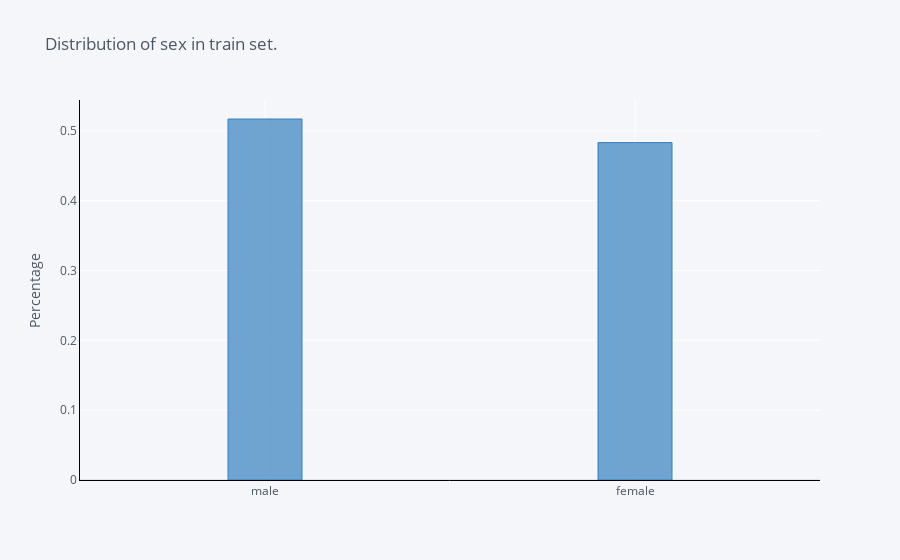
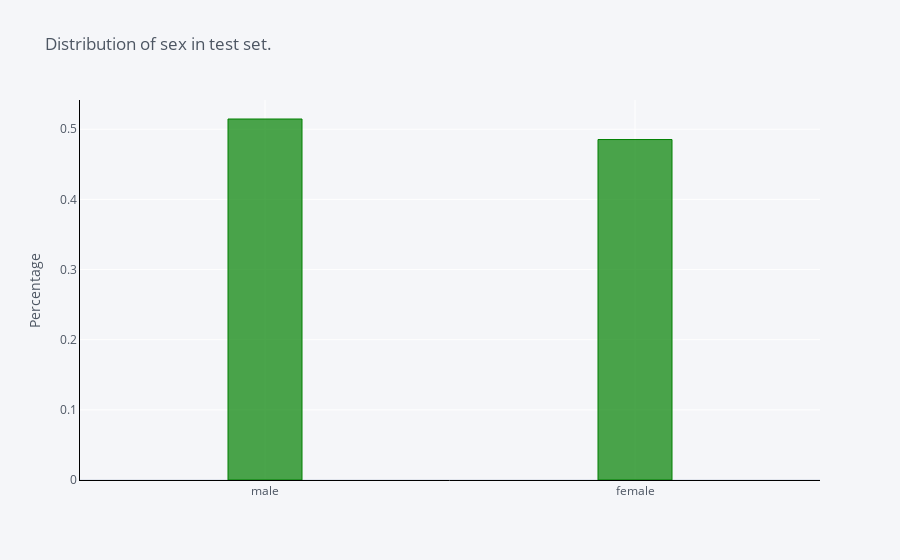
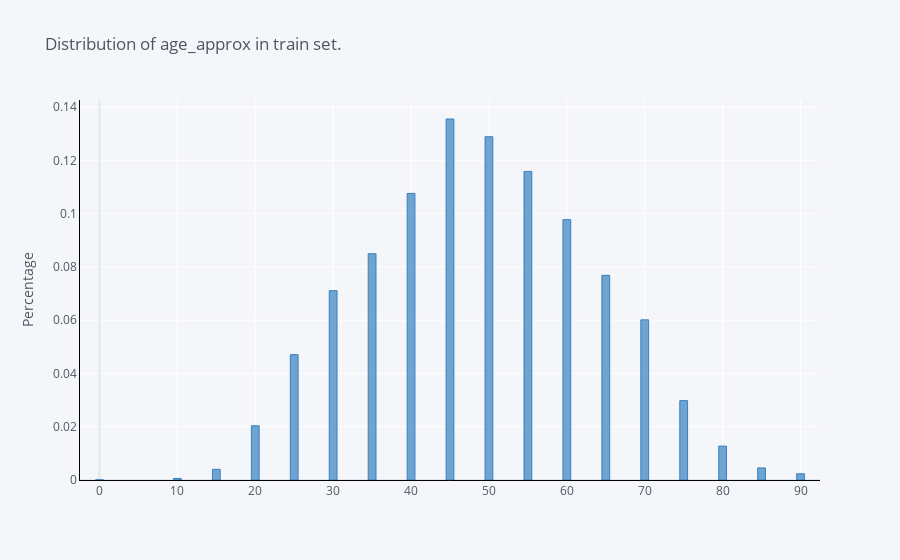
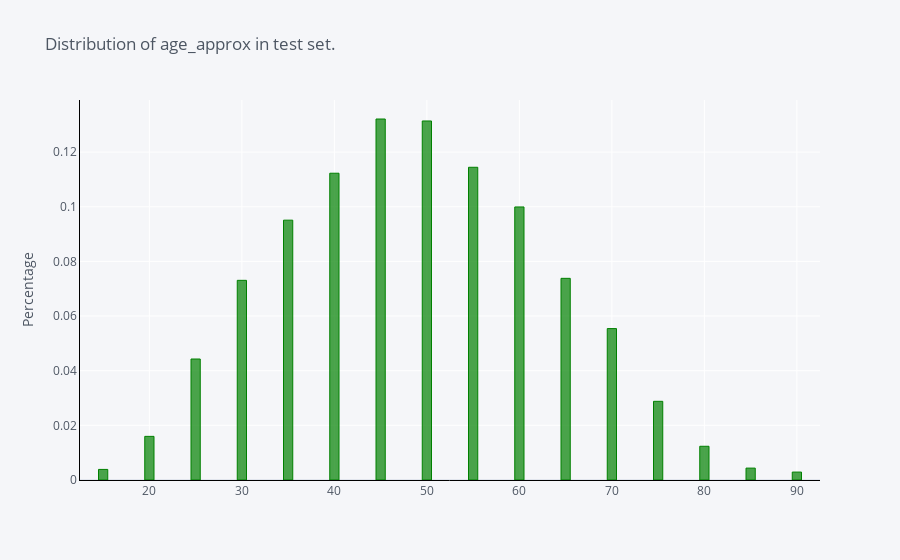

Notebook code cell kept with these figures, in order:
### Code cell
feature_list = ['sex','age_approx','anatom_site_general_challenge','benign_malignant'] 
for i in feature_list: 
    train_df[i].value_counts(normalize=True).to_frame().iplot(kind='bar',
                                                      yTitle='Percentage', 
                                                      linecolor='black', 
                                                      opacity=0.7,
                                                      color='blue',
                                                      theme='pearl',
                                                      bargap=0.8,
                                                      gridcolor='white',                                                     
                                                      title=f'Distribution of {i} in train set.')

    test_df[i].value_counts(normalize=True).to_frame().iplot(kind='bar',
                                                      yTitle='Percentage', 
                                                      linecolor='black', 
                                                      opacity=0.7,
                                                      color='green',
                                                      theme='pearl',
                                                      bargap=0.8,
                                                      gridcolor='white',                                                     
                                                      title=f'Distribution of {i} in test set.')

### Figure 1 — Plotly figure (JSON) as saved in the notebook; plotly's stock layout.template omitted (floating-point values rounded to 4 significant figures)
{"data": [{"marker": {"color": "rgba(55, 128, 191, 0.7)", "line": {"color": "rgba(55, 128, 191, 1.0)", "width": 1}}, "name": "proportion", "orientation": "v", "text": "", "type": "bar", "x": ["male", "female"], "y": [0.5169, 0.4831]}], "layout": {"bargap": 0.8, "legend": {"bgcolor": "#F5F6F9", "font": {"color": "#4D5663"}}, "paper_bgcolor": "#F5F6F9", "plot_bgcolor": "#F5F6F9", "title": {"font": {"color": "#4D5663"}, "text": "Distribution of sex in train set."}, "xaxis": {"gridcolor": "white", "linecolor": "black", "showgrid": true, "tickfont": {"color": "#4D5663"}, "title": {"font": {"color": "#4D5663"}, "text": ""}, "zerolinecolor": "#E1E5ED"}, "yaxis": {"gridcolor": "white", "linecolor": "black", "showgrid": true, "tickfont": {"color": "#4D5663"}, "title": {"font": {"color": "#4D5663"}, "text": "Percentage"}, "zerolinecolor": "#E1E5ED"}}}

### Figure 2 — Plotly figure (JSON) as saved in the notebook; plotly's stock layout.template omitted (floating-point values rounded to 4 significant figures)
{"data": [{"marker": {"color": "rgba(0, 128, 0, 0.7)", "line": {"color": "rgba(0, 128, 0, 1.0)", "width": 1}}, "name": "proportion", "orientation": "v", "text": "", "type": "bar", "x": ["male", "female"], "y": [0.5146, 0.4854]}], "layout": {"bargap": 0.8, "legend": {"bgcolor": "#F5F6F9", "font": {"color": "#4D5663"}}, "paper_bgcolor": "#F5F6F9", "plot_bgcolor": "#F5F6F9", "title": {"font": {"color": "#4D5663"}, "text": "Distribution of sex in test set."}, "xaxis": {"gridcolor": "white", "linecolor": "black", "showgrid": true, "tickfont": {"color": "#4D5663"}, "title": {"font": {"color": "#4D5663"}, "text": ""}, "zerolinecolor": "#E1E5ED"}, "yaxis": {"gridcolor": "white", "linecolor": "black", "showgrid": true, "tickfont": {"color": "#4D5663"}, "title": {"font": {"color": "#4D5663"}, "text": "Percentage"}, "zerolinecolor": "#E1E5ED"}}}

### Figure 3 — Plotly figure (JSON) as saved in the notebook; plotly's stock layout.template omitted (floating-point values rounded to 4 significant figures)
{"data": [{"marker": {"color": "rgba(55, 128, 191, 0.7)", "line": {"color": "rgba(55, 128, 191, 1.0)", "width": 1}}, "name": "proportion", "orientation": "v", "text": "", "type": "bar", "x": [45.0, 50.0, 55.0, 40.0, 60.0, 35.0, 65.0, 30.0, 70.0, 25.0, 75.0, 20.0, 80.0, 85.0, 15.0, 90.0, 10.0, 0.0], "y": [0.1355, 0.1289, 0.1159, 0.1076, 0.09774, 0.08494, 0.07682, 0.07108, 0.06012, 0.04705, 0.0298, 0.02036, 0.01272, 0.004529, 0.00401, 0.002351, 0.0005877, 6.914e-05]}], "layout": {"bargap": 0.8, "legend": {"bgcolor": "#F5F6F9", "font": {"color": "#4D5663"}}, "paper_bgcolor": "#F5F6F9", "plot_bgcolor": "#F5F6F9", "title": {"font": {"color": "#4D5663"}, "text": "Distribution of age_approx in train set."}, "xaxis": {"gridcolor": "white", "linecolor": "black", "showgrid": true, "tickfont": {"color": "#4D5663"}, "title": {"font": {"color": "#4D5663"}, "text": ""}, "zerolinecolor": "#E1E5ED"}, "yaxis": {"gridcolor": "white", "linecolor": "black", "showgrid": true, "tickfont": {"color": "#4D5663"}, "title": {"font": {"color": "#4D5663"}, "text": "Percentage"}, "zerolinecolor": "#E1E5ED"}}}

### Figure 4 — Plotly figure (JSON) as saved in the notebook; plotly's stock layout.template omitted (floating-point values rounded to 4 significant figures)
{"data": [{"marker": {"color": "rgba(0, 128, 0, 0.7)", "line": {"color": "rgba(0, 128, 0, 1.0)", "width": 1}}, "name": "proportion", "orientation": "v", "text": "", "type": "bar", "x": [45.0, 50.0, 55.0, 40.0, 60.0, 35.0, 65.0, 30.0, 70.0, 25.0, 75.0, 20.0, 80.0, 85.0, 15.0, 90.0], "y": [0.1321, 0.1314, 0.1144, 0.1123, 0.09993, 0.09509, 0.0738, 0.07307, 0.05541, 0.04428, 0.02879, 0.01597, 0.01234, 0.004355, 0.003871, 0.002903]}], "layout": {"bargap": 0.8, "legend": {"bgcolor": "#F5F6F9", "font": {"color": "#4D5663"}}, "paper_bgcolor": "#F5F6F9", "plot_bgcolor": "#F5F6F9", "title": {"font": {"color": "#4D5663"}, "text": "Distribution of age_approx in test set."}, "xaxis": {"gridcolor": "white", "linecolor": "black", "showgrid": true, "tickfont": {"color": "#4D5663"}, "title": {"font": {"color": "#4D5663"}, "text": ""}, "zerolinecolor": "#E1E5ED"}, "yaxis": {"gridcolor": "white", "linecolor": "black", "showgrid": true, "tickfont": {"color": "#4D5663"}, "title": {"font": {"color": "#4D5663"}, "text": "Percentage"}, "zerolinecolor": "#E1E5ED"}}}
